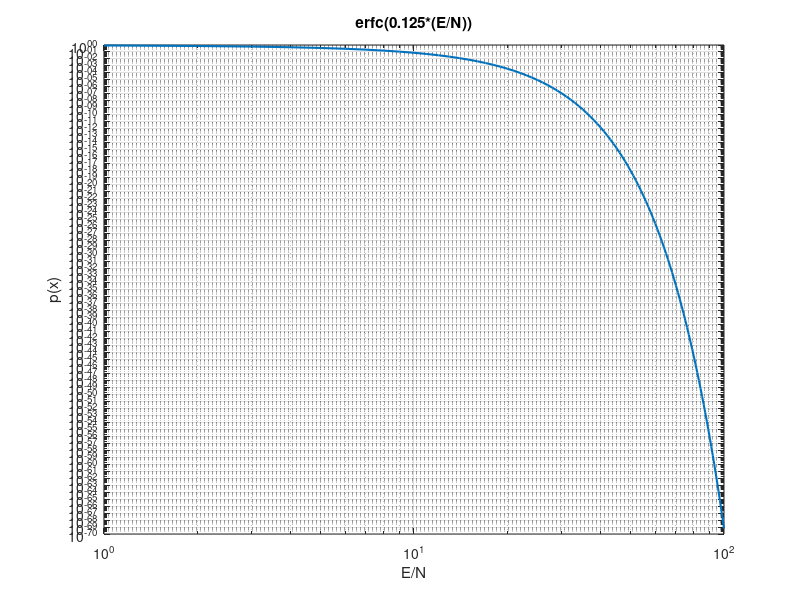

MATLAB code for this plot:
%% Complementary Error Function
% 
% Copyright 2007 Telecommunications Lab
% $Revision: 1.0 $ $Date: 2007/06/21 12:45:07 $

%%
% 
E_N=[1:100];

p_e=erfc(.125*E_N);
%p_e = 0.5 * erfc(0.5*E_N)

loglog(p_e,'LineWidth',1.5);
title('erfc(0.125*(E/N))')
xlabel('E/N')
ylabel('p(x)')
grid on
